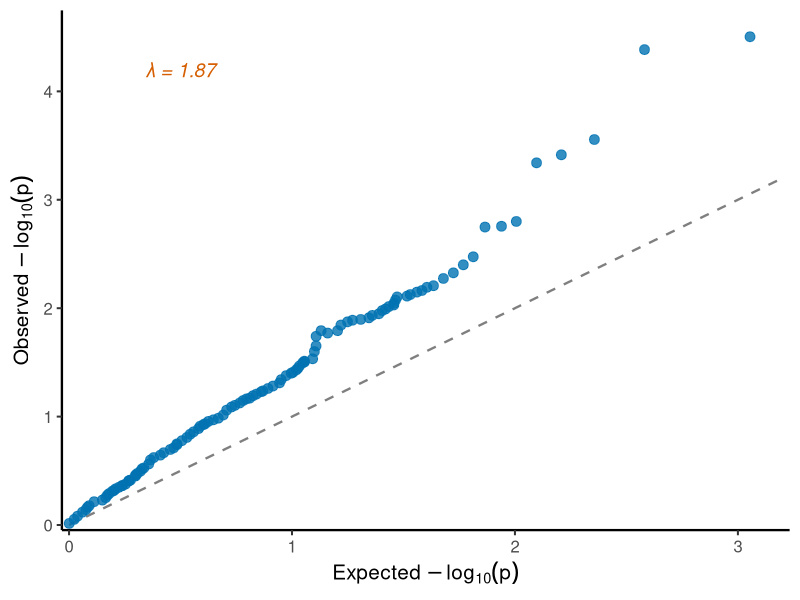

R code for this plot:
library(ggplot2)
library(here)
setwd(here::here("figures/FigS"))

df = read.csv("data_qq_plot.csv", stringsAsFactors = FALSE)
lambda_val = 1.87
ref_line = data.frame(x = c(0, 3.2), y = c(0, 3.2))

p = ggplot(df, aes(x = expected, y = observed)) +
  geom_line(data = ref_line, aes(x = x, y = y),
            linetype = "dashed", color = "grey50", linewidth = 0.8, inherit.aes = FALSE) +
  geom_point(color = "#0072B2", size = 3, alpha = 0.8) +
  annotate("text", x = 0.5, y = 4.2,
           label = paste0("\u03bb = ", lambda_val),
           color = "#D55E00", size = 5, fontface = "italic") +
  scale_x_continuous(breaks = 0:3, limits = c(0, 3.2), expand = c(0.01, 0)) +
  scale_y_continuous(breaks = 0:4, limits = c(0, 4.7), expand = c(0.01, 0)) +
  labs(
    x = expression("Expected" ~ -log[10](p)),
    y = expression("Observed" ~ -log[10](p))
  ) +
  theme_classic(base_size = 15) +
  theme(axis.line = element_line(linewidth = 0.8))

ggsave("figs_qq_plot.png", p, width = 4, height = 4, dpi = 800, bg = "white")
